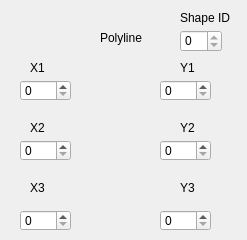
   <widget class="QWidget" name="stackedWidgetPage3">
    <widget class="QLabel" name="label_8">
     <property name="geometry">
      <rect>
       <x>100</x>
       <y>30</y>
       <width>58</width>
       <height>16</height>
      </rect>
     </property>
     <property name="text">
      <string>Polyline</string>
     </property>
    </widget>
    <widget class="QLabel" name="label_9">
     <property name="geometry">
      <rect>
       <x>30</x>
       <y>60</y>
       <width>58</width>
       <height>16</height>
      </rect>
     </property>
     <property name="text">
      <string>X1</string>
     </property>
    </widget>
    <widget class="QLabel" name="label_10">
     <property name="geometry">
      <rect>
       <x>180</x>
       <y>60</y>
       <width>58</width>
       <height>16</height>
      </rect>
     </property>
     <property name="text">
      <string>Y1</string>
     </property>
    </widget>
    <widget class="QLabel" name="label_11">
     <property name="geometry">
      <rect>
       <x>30</x>
       <y>120</y>
       <width>58</width>
       <height>16</height>
      </rect>
     </property>
     <property name="text">
      <string>X2</string>
     </property>
    </widget>
    <widget class="QLabel" name="label_12">
     <property name="geometry">
      <rect>
       <x>180</x>
       <y>120</y>
       <width>58</width>
       <height>16</height>
      </rect>
     </property>
     <property name="text">
      <string>Y2</string>
     </property>
    </widget>
    <widget class="QLabel" name="label_13">
     <property name="geometry">
      <rect>
       <x>30</x>
       <y>180</y>
       <width>58</width>
       <height>16</height>
      </rect>
     </property>
     <property name="text">
      <string>X3</string>
     </property>
    </widget>
    <widget class="QLabel" name="label_14">
     <property name="geometry">
      <rect>
       <x>180</x>
       <y>180</y>
       <width>58</width>
       <height>16</height>
      </rect>
     </property>
     <property name="text">
      <string>Y3</string>
     </property>
    </widget>
    <widget class="QLabel" name="label_60">
     <property name="geometry">
      <rect>
       <x>180</x>
       <y>10</y>
       <width>58</width>
       <height>16</height>
      </rect>
     </property>
     <property name="text">
      <string>Shape ID</string>
     </property>
    </widget>
    <widget class="QSpinBox" name="polyline_id">
     <property name="geometry">
      <rect>
       <x>180</x>
       <y>30</y>
       <width>42</width>
       <height>22</height>
      </rect>
     </property>
     <property name="readOnly">
      <bool>true</bool>
     </property>
    </widget>
    <widget class="QSpinBox" name="polyline_x1">
     <property name="geometry">
      <rect>
       <x>20</x>
       <y>80</y>
       <width>51</width>
       <height>21</height>
      </rect>
     </property>
     <property name="maximum">
      <number>999</number>
     </property>
    </widget>
    <widget class="QSpinBox" name="polyline_y1">
     <property name="geometry">
      <rect>
       <x>160</x>
       <y>80</y>
       <width>51</width>
       <height>21</height>
      </rect>
     </property>
     <property name="maximum">
      <number>999</number>
     </property>
    </widget>
    <widget class="QSpinBox" name="polyline_x2">
     <property name="geometry">
      <rect>
       <x>20</x>
       <y>140</y>
       <width>51</width>
       <height>21</height>
      </rect>
     </property>
     <property name="maximum">
      <number>999</number>
     </property>
    </widget>
    <widget class="QSpinBox" name="polyline_y2">
     <property name="geometry">
      <rect>
       <x>160</x>
       <y>140</y>
       <width>51</width>
       <height>21</height>
      </rect>
     </property>
     <property name="maximum">
      <number>999</number>
     </property>
    </widget>
    <widget class="QSpinBox" name="polyline_x3">
     <property name="geometry">
      <rect>
       <x>20</x>
       <y>210</y>
       <width>51</width>
       <height>21</height>
      </rect>
     </property>
     <property name="maximum">
      <number>999</number>
     </property>
    </widget>
    <widget class="QSpinBox" name="polyline_y3">
     <property name="geometry">
      <rect>
       <x>160</x>
       <y>210</y>
       <width>51</width>
       <height>21</height>
      </rect>
     </property>
     <property name="maximum">
      <number>999</number>
     </property>
    </widget>
   </widget>
